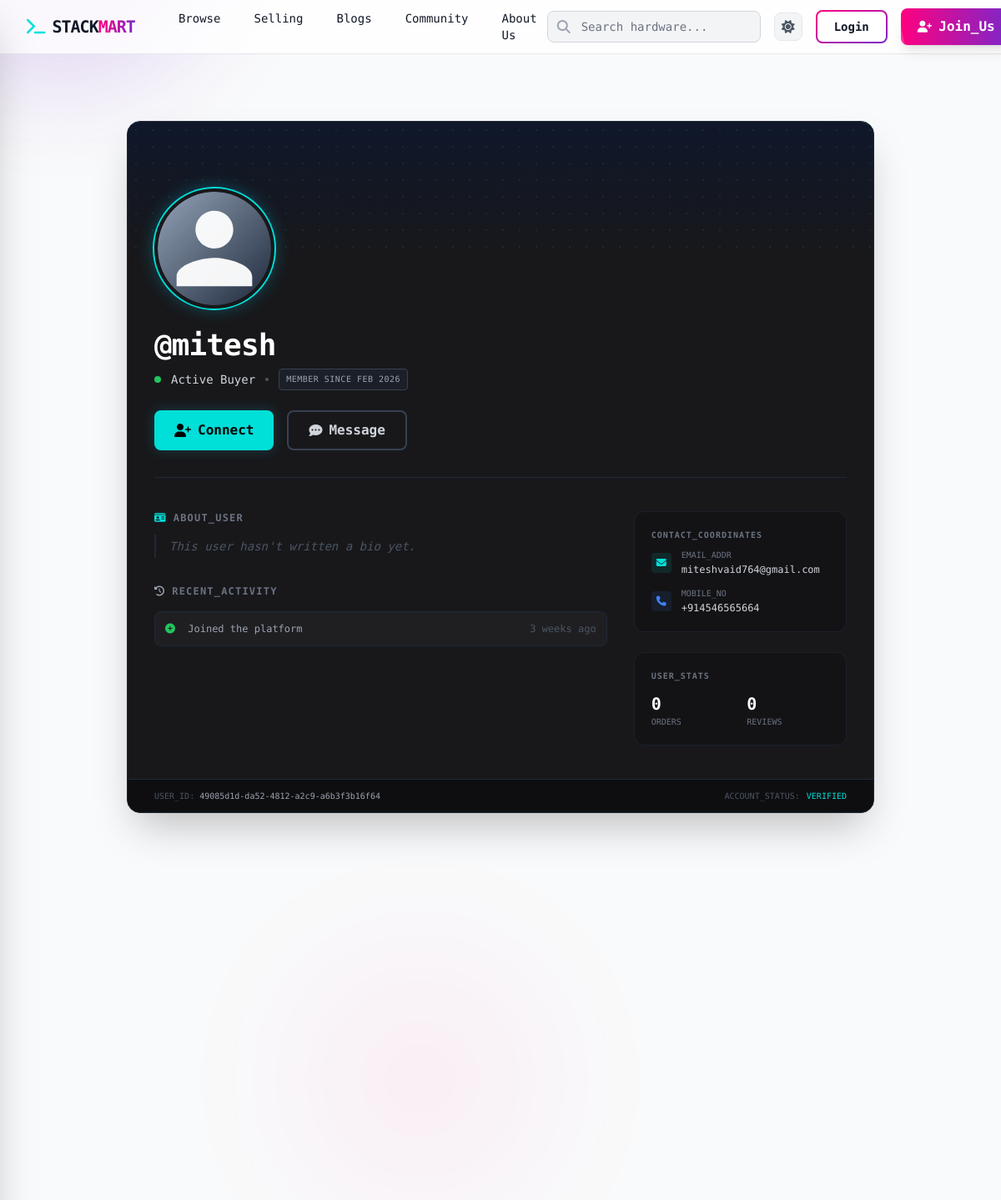
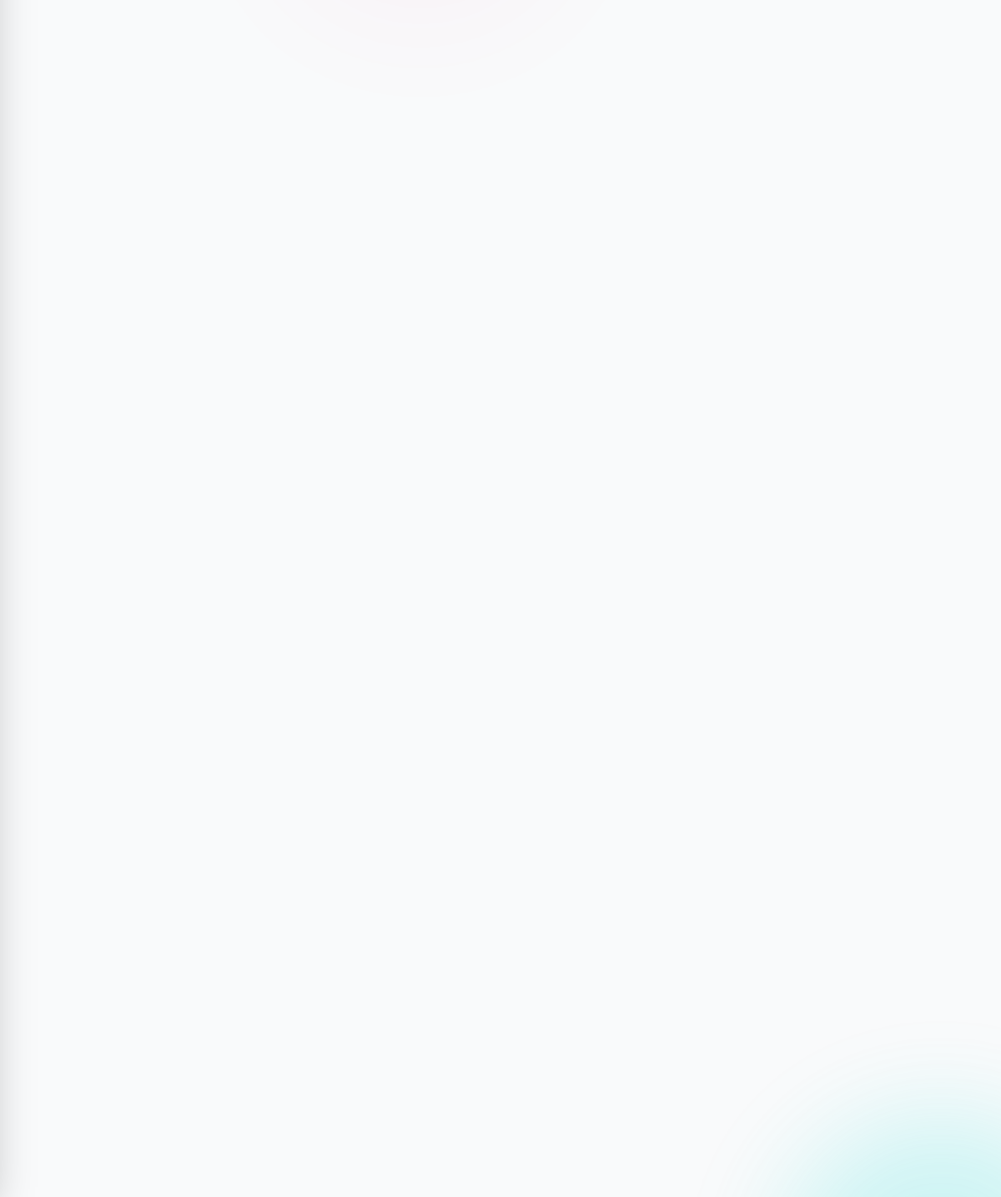
/profile/49085d1d-da52-4812-a2c9-a6b3f3b16f64, run on the app's committed database (2 pictures, top to bottom).
### apps/users/models.py (models this page shows, shortened)
class User(BaseClass):
    USER_TYPE_CHOICES = (
        ("buyer", "Buyer"),
        ("seller", "Seller"),
    )
    user_type = models.CharField(max_length=50, null=False, blank=False, choices=USER_TYPE_CHOICES)
    profile = models.ImageField(upload_to=profile_upload_path, default="defaults/user-avatar.svg")
    username = models.CharField(max_length=100,null=False,blank=False,unique=True)
    email = models.EmailField(max_length=100, null=False, blank=False, unique=True)
    mobile = models.CharField(max_length=100, null=False, blank=False, unique=True)
    pancard = models.FileField(upload_to=pancard_upload_path, null=False, blank=False)
    password = models.CharField(max_length=255, null=False, blank=False)
    is_active = models.BooleanField(default=False)
    is_mail_verified = models.BooleanField(default=False)
    last_login = models.DateTimeField(null=True, blank=True)

### apps/dashboard/views.py (the view)
# urls.py: path('profile/<uuid:user_id>', profilePublicView, name='profilePublicView'),
def profilePublicView(request,user_id):
    store={
            'seller':{'template_path':'dashboard/public_seller_profile.html'},
            'buyer':{'template_path':'dashboard/public_buyer_profile.html'},
        }
    getUser = get_object_or_404(User,id=user_id)
    context = {
        'existing_request':None,
        'next_url':request.path
    }
    if getUser.user_type=="seller" and hasattr(getUser,'seller_profile'):
        context['seller']=getUser.seller_profile
    else:
        context['buyer']=getUser
    if request.isAuthenticated:
        if getUser.id!=request.authenticated_user.id:
            context['existing_request'] = getExistingRequest(request.authenticated_user,getUser.id)
    return render(request,store[getUser.user_type]['template_path'],context)

### apps/dashboard/templates/dashboard/public_buyer_profile.html (shortened to what this page needs)
{% extends 'dashboard/base.html' %}
{% load static %}
{% block content %}
<div class="min-h-screen p-4 md:p-12 flex justify-center items-start">
    <div
        class="relative w-full max-w-4xl bg-[#18181b] rounded-2xl shadow-2xl border border-gray-800 overflow-hidden group">
        <div class="absolute top-0 left-0 w-full h-1 bg-gradient-to-r from-blue-500 via-brand-cyan to-green-400"></div>
        <div class="h-40 bg-gradient-to-b from-[#0f172a] to-[#18181b] relative overflow-hidden">
            <div class="absolute inset-0 opacity-10"
                style="background-image: radial-gradient(#22d3ee 1px, transparent 1px); background-size: 20px 20px;">
            </div>
        </div>
        <div class="px-8 pb-10 relative">
            <div class="-mt-20 mb-6 flex justify-between items-end">
                <div class="relative group">
                    <img src="{{ buyer.profile.url }}"
                        class="w-36 h-36 rounded-full object-cover border-4 border-[#18181b] shadow-2xl bg-[#18181b] ring-2 ring-brand-cyan shadow-[0_0_20px_rgba(6,182,212,0.4)]">
                </div>
            </div>
            <div
                class="flex flex-col md:flex-row md:items-start justify-between gap-6 mb-10 border-b border-gray-800 pb-8">
                <div class="flex-grow">
                    <h1 class="text-3xl md:text-4xl font-bold text-white font-mono tracking-tight mb-2">
                        @{{ buyer.username }}
                    </h1>
                    <div class="flex flex-wrap items-center gap-3 text-sm font-mono text-gray-400 mb-6">
                        <span class="w-2 h-2 rounded-full bg-green-500 animate-pulse"></span>
                        <span class="text-gray-300">Active Buyer</span>
                        <span class="w-1 h-1 rounded-full bg-gray-600"></span>
                        <span
                            class="uppercase text-[10px] border border-gray-700 bg-gray-800/50 px-2 py-0.5 rounded text-gray-400 tracking-wider">
                            Member since {{ buyer.created_at|date:"M Y" }}
                        </span>
                    </div>
                    {% if request.authenticated_user != buyer%}
                    <div class="flex flex-wrap gap-4 animate-fade-in-up">
                        {% if not request.isAuthenticated %}
                        <a href="{% url 'login' %}?next={{ next_url }}"
                            class="flex items-center gap-2 px-6 py-2.5 bg-brand-cyan text-black font-bold font-mono rounded-lg hover:brightness-110 transition-all shadow-[0_0_15px_rgba(34,211,238,0.2)]">
                            <i class="fa-solid fa-user-plus"></i> Connect
                        </a>
                        {% endif %}
                        {% if not request.isAuthenticated %}
                        <a href="{% url 'login' %}?next={{ next_url }}"
                            class="flex items-center gap-2 px-6 py-2.5 bg-transparent border-2 border-gray-700 text-gray-300 font-bold font-mono rounded-lg hover:border-gray-500 hover:text-white transition-all">
                            <i class="fa-solid fa-comment-dots"></i> Message
                        </a>
                        {% else %}
                        <a href="#"
                            class="flex items-center gap-2 px-6 py-2.5 bg-transparent border-2 border-gray-700 text-gray-300 font-bold font-mono rounded-lg hover:border-gray-500 hover:text-white transition-all">
                            <i class="fa-solid fa-comment-dots"></i> Message
                        </a>
                        {% endif %}
                    </div>
                    {% endif %}
                </div>
            </div>
            <div class="grid grid-cols-1 md:grid-cols-3 gap-8">
                <div class="md:col-span-2 space-y-8">
                    <div class="group">
                        <h3
                            class="text-xs font-bold text-gray-500 uppercase font-mono mb-3 tracking-widest flex items-center gap-2">
                            <i class="fa-solid fa-id-card text-brand-cyan"></i> About_User
                        </h3>
                        <div
                            class="text-gray-300 text-sm leading-7 font-mono border-l-2 border-gray-800 pl-4 group-hover:border-brand-cyan/50 transition-colors">
                            {% if buyer.bio %}
                            {{ buyer.bio|linebreaksbr }}
                            {% else %}
                            <span class="text-gray-600 italic">This user hasn't written a bio yet.</span>
                            {% endif %}
                        </div>
                    </div>
                    <div>
                        <h3
                            class="text-xs font-bold text-gray-500 uppercase font-mono mb-4 tracking-widest flex items-center gap-2">
                            <i class="fa-solid fa-clock-rotate-left text-gray-400"></i> Recent_Activity
                        </h3>
                        <div class="space-y-3">
                            <div
                                class="p-3 rounded-lg bg-[#27272a]/50 border border-gray-800 text-xs font-mono text-gray-400">
                                <i class="fa-solid fa-circle-plus text-green-500 mr-2"></i> Joined the platform
                                <span class="float-right text-gray-600">{{ buyer.created_at|timesince }} ago</span>
                            </div>
                        </div>
                    </div>
                </div>
                <div class="md:col-span-1 space-y-6">
                    <div
                        class="p-5 rounded-xl bg-[#131316] border border-gray-800/60 hover:border-gray-700 transition-colors">
                        <h3 class="text-[10px] font-bold text-gray-500 uppercase font-mono mb-3 tracking-widest">
                            Contact_Coordinates</h3>
                        <div class="space-y-4">
                            <div class="flex items-start gap-3">
                                <div
                                    class="mt-0.5 w-6 h-6 rounded bg-brand-cyan/10 flex items-center justify-center flex-shrink-0">
                                    <i class="fa-solid fa-envelope text-brand-cyan text-xs"></i>
                                </div>
                                <div class="overflow-hidden">
                                    <p class="text-[10px] text-gray-500 uppercase font-mono leading-none mb-1">
                                        Email_Addr</p>
                                    <p class="text-xs text-gray-300 font-mono truncate" title="{{ buyer.email }}">
                                        {{ buyer.email }}
                                    </p>
                                </div>
                            </div>
                            <div class="flex items-start gap-3">
                                <div
                                    class="mt-0.5 w-6 h-6 rounded bg-blue-500/10 flex items-center justify-center flex-shrink-0">
                                    <i class="fa-solid fa-phone text-blue-500 text-xs"></i>
                                </div>
                                <div>
                                    <p class="text-[10px] text-gray-500 uppercase font-mono leading-none mb-1">Mobile_No
                                    </p>
                                    <p class="text-xs text-gray-300 font-mono">
                                        {{ buyer.mobile|default:"Not set" }}
                                    </p>
                                </div>
                            </div>
                        </div>
                    </div>
                    <div
                        class="p-5 rounded-xl bg-[#131316] border border-gray-800/60 hover:border-gray-700 transition-colors">
                        <h3 class="text-[10px] font-bold text-gray-500 uppercase font-mono mb-3 tracking-widest">
                            User_Stats</h3>
                        <div class="grid grid-cols-2 gap-4">
                            <div>
                                <div class="text-xl font-bold text-white font-mono">0</div>
                                <div class="text-[10px] text-gray-500 uppercase font-mono">Orders</div>
                            </div>
                            <div>
                                <div class="text-xl font-bold text-white font-mono">0</div>
                                <div class="text-[10px] text-gray-500 uppercase font-mono">Reviews</div>
                            </div>
                        </div>
                    </div>
                </div>
            </div>
        </div>
        <div
            class="bg-[#0e0e11] py-3 px-8 border-t border-gray-800 flex justify-between items-center text-[10px] font-mono">
            <div class="text-gray-600">
                USER_ID: <span class="text-gray-400">{{ buyer.id}}</span>
            </div>
            <div class="flex items-center gap-2">
                <span class="text-gray-600">ACCOUNT_STATUS:</span>
                <span class="text-brand-cyan">VERIFIED</span>
            </div>
        </div>
    </div>
</div>
{% endblock %}

### data on the page
User: profile (picture), username "mitesh", created_at "FEB 2026", created_at "3 weeks", email "miteshvaid764@gmail.com", mobile "+914546565664", id "49085d1d-da52-4812-a2c9-a6b3f3b16f64"
